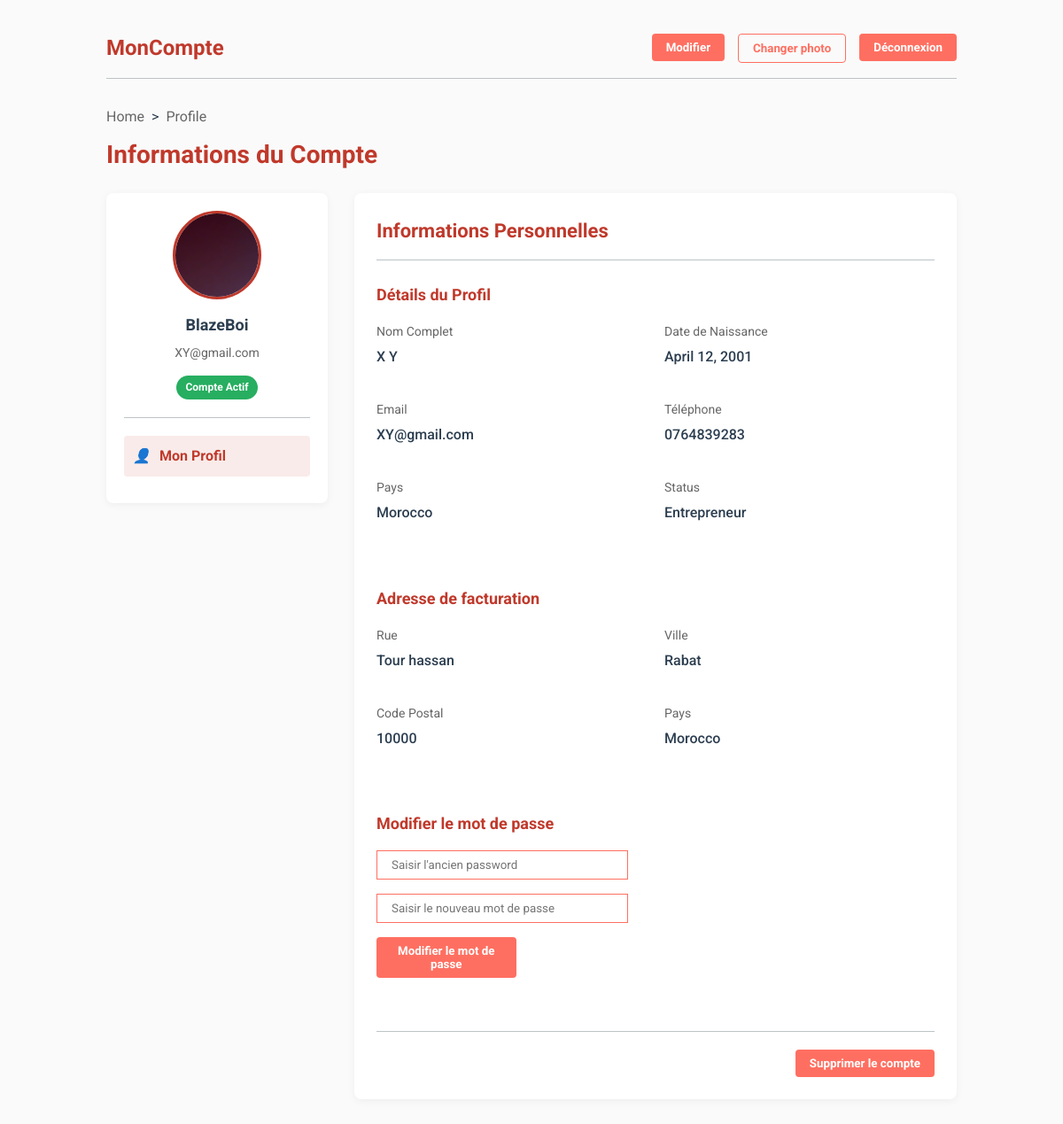
The page /app1/profilepage/BlazeBoi/ (signed in) on the database its author committed.
### app1/models.py (models this page shows)
class CustomUser(AbstractUser):
    SEX_TYPES = [
        ('Homme' , 'Homme'),
        ('Femme' , 'Femme'),
    ]
    Status_Types = [
        ('Admin','Admin'),
        ('Visiteur','Visiteur'),
        ('Étudiant' , 'Étudiant'),
        ('Entrepreneur' , 'Entrepreneur') ,
    ]
    email = models.EmailField(unique=True)
    pays = CountryField(default='MA')
    date_naissance = models.DateField(blank=True , null= True )
    ville = models.CharField(max_length=255,blank=True,null=True)
    adress = models.CharField(max_length=255,blank=True,null=True)
    code_postal = models.BigIntegerField(blank=True,null=True)
    phone_number = models.CharField(max_length=15, blank=True, null=True)
    genre = models.CharField(max_length=255,choices=SEX_TYPES,default="Homme")
    status = models.CharField(max_length=255,choices=Status_Types,default="Visiteur")
    ProfileImage = models.ImageField(upload_to="profileimage/" , default="profileimage/default.png")
    Email_Verifiyed = models.DateField(auto_now=False, auto_now_add=False,blank=True,null=True)
    activation = models.BooleanField(default=False)
    date_created = models.DateTimeField(default=timezone.now)

### app1/views.py (the view)
# urls.py: path('profilepage/<str:username>/',profile_page,name="profilepage"),
@login_required(login_url='/app1/login/')
def profile_page(request , username):
    return render(request,"private/profile.html")

### templates/private/profile.html (shortened to what this page needs)
<!DOCTYPE html>
{% load static %}
<html lang="fr">
<head>
    <link rel="stylesheet" href="{% static "css/private/profile.css" %}">
    <link rel="stylesheet" href="{% static "css/main/main.css" %}">
</head>
<body>
    <div class="container">
        <header>
            <div class="logo">MonCompte</div>
            <div class="header-actions">
                {% if not request.user.activation %}
                    <a href="{% url "editprofile" request.user.username %}"><button>Compléter l'inscription</button></a>
                {% else %}
                    <a href="{% url "editprofile" request.user.username %}"><button>Modifier</button></a>
                {% endif %}
                <a href="{% url "prendrephoto" request.user.username %}"><button class="secondary">Changer photo</button></a>
                <a href="{% url "logout" %}"><button>Déconnexion</button></a>
            </div>
        </header>
        <div class="lien">
            <a href="{% url "homepage" %}">Home</a><p>&gt;</p><a href="{% url "profilepage" request.user.username %}">Profile</a>
        </div>
        <h1 class="page-title">Informations du Compte</h1>
        <div class="account-container">
            <div class="sidebar">
                <div class="user-info">
                    <img src="{{request.user.ProfileImage.url}}" alt="Photo de profil" class="user-avatar">
                    <div class="user-name">{{request.user.username}}</div>
                    <div class="user-email">{{request.user.email}}</div>
                    <div class="status-badge" style="background-color:{% if request.user.activation %}#27AE60{% else %}#7F8C8D{% endif %}">Compte {% if request.user.activation %}Actif{% else %}Inactif{% endif %}</div>
                </div>
                <ul class="menu-list">
                    <li class="menu-item">
                        <a href="#" class="active">
                            <i>👤</i> Mon Profil
                        </a>
                    </li>
                </ul>
            </div>
            <div class="content">
                <h2 class="content-title">Informations Personnelles</h2>
                <div class="info-sections">
                    <div class="info-section">
                        <h3 class="section-title">Détails du Profil</h3>
                        <div class="info-grid">
                            <div class="info-item">
                                <div class="info-label">Nom Complet</div>
                                <div class="info-value">{{request.user.first_name}} {{request.user.last_name}}</div>
                            </div>
                            <div class="info-item">
                                <div class="info-label">Date de Naissance</div>
                                <div class="info-value">{{request.user.date_naissance}}</div>
                            </div>
                            <div class="info-item">
                                <div class="info-label">Email</div>
                                <div class="info-value">{{request.user.email}}</div>
                            </div>
                            <div class="info-item">
                                <div class="info-label">Téléphone</div>
                                <div class="info-value">{{request.user.phone_number}}</div>
                            </div>
                            <div class="info-item">
                                <div class="info-label">Pays</div>
                                <div class="info-value">{{request.user.pays.name}}</div>
                            </div>
                            <div class="info-item">
                                <div class="info-label">Status</div>
                                <div class="info-value">{{request.user.status}}</div>
                            </div>
                        </div>
                    </div>
                    <div class="info-section">
                        <h3 class="section-title">Adresse de facturation</h3>
                        <div class="info-grid">
                            <div class="info-item">
                                <div class="info-label">Rue</div>
                                <div class="info-value">{{request.user.adress}}</div>
                            </div>
                            <div class="info-item">
                                <div class="info-label">Ville</div>
                                <div class="info-value">{{request.user.ville}}</div>
                            </div>
                            <div class="info-item">
                                <div class="info-label">Code Postal</div>
                                <div class="info-value">{{request.user.code_postal}}</div>
                            </div>
                            <div class="info-item">
                                <div class="info-label">Pays</div>
                                <div class="info-value">{{request.user.pays.name}}</div>
                            </div>
                        </div>
                    </div>
                    <div class="info-section" id="password-section">
                        <h3 class="section-title">Modifier le mot de passe</h3>
                        <form method="post" class="password-change-form" action="{% url "changepassword" request.user.username %}">
                            <input type="password" name="password" id="password" placeholder="Saisir l'ancien password ">
                            <input type="password" name="password_new" id="password" placeholder="Saisir le nouveau mot de passe ">
                            <button type="submit">Modifier le mot de passe</button>
                        </form>
                    </div>
                </div>
                <div class="action-buttons">
                    <button>Supprimer le compte</button>
                </div>
            </div>
        </div>
    </div>
</body>
</html>

### app1/static/css/private/profile.css (style rules this page uses)
:root { --color-primary: #C0392B; --color-accent: #E74C3C; --color-background: #FDFEFE; --color-text: #2C3E50; --color-cta: #FF6F61; --color-secondary: #BDC3C7; --color-white: #FFFFFF; --color-border: #BDC3C7; }
html { scroll-behavior: smooth; }
* { margin: 0; padding: 0; box-sizing: border-box; font-family: 'Arial', sans-serif; }
body { background-color: var(--color-background); color: var(--color-text); line-height: 1.6; }
.container { max-width: 1000px; margin: 0 auto; padding: 20px; }
header { display: flex; justify-content: space-between; align-items: center; padding: 15px 0; border-bottom: 1px solid var(--color-border); margin-bottom: 30px; }
.logo { font-size: 24px; font-weight: bold; color: var(--color-primary); }
.header-actions { display: flex; gap: 15px; }
button { background-color: var(--color-cta); color: var(--color-white); border: none; padding: 8px 16px; border-radius: 4px; cursor: pointer; font-weight: bold; transition: background-color 0.2s; }
button.secondary { background-color: transparent; border: 1px solid var(--color-cta); color: var(--color-cta); }
.page-title { font-size: 28px; color: var(--color-primary); margin-bottom: 20px; }
.account-container { display: grid; grid-template-columns: 250px 1fr; gap: 30px; margin-bottom: 40px; }
.sidebar { background-color: var(--color-white); border-radius: 8px; box-shadow: 0 2px 10px rgba(0,0,0,0.05); padding: 20px; height: fit-content; }
.user-info { display: flex; flex-direction: column; align-items: center; padding-bottom: 20px; border-bottom: 1px solid var(--color-border); margin-bottom: 20px; }
.user-avatar { width: 100px; height: 100px; border-radius: 50%; object-fit: cover; border: 3px solid var(--color-primary); margin-bottom: 15px; }
.user-name { font-size: 18px; font-weight: bold; margin-bottom: 5px; }
.user-email { color: #666; font-size: 14px; margin-bottom: 15px; }
.status-badge { background-color: #27AE60; color: white; padding: 4px 10px; border-radius: 20px; font-size: 12px; font-weight: bold; }
.menu-list { list-style: none; }
.menu-item { margin-bottom: 10px; }
.menu-item a { display: flex; align-items: center; padding: 10px; border-radius: 4px; text-decoration: none; color: var(--color-text); transition: background-color 0.2s; }
.menu-item a.active { background-color: rgba(192, 57, 43, 0.1); color: var(--color-primary); font-weight: bold; }
.menu-item i { margin-right: 10px; color: var(--color-primary); }
.content { background-color: var(--color-white); border-radius: 8px; box-shadow: 0 2px 10px rgba(0,0,0,0.05); padding: 25px; }
.content-title { font-size: 22px; color: var(--color-primary); margin-bottom: 25px; padding-bottom: 15px; border-bottom: 1px solid var(--color-border); }
.info-sections { display: grid; grid-template-columns: 1fr; gap: 25px; }
.info-section { margin-bottom: 30px; }
.section-title { font-size: 18px; color: var(--color-primary); margin-bottom: 15px; }
.info-grid { display: grid; grid-template-columns: repeat(2, 1fr); gap: 20px; }
.info-item { margin-bottom: 15px; }
.info-label { font-size: 14px; color: #666; margin-bottom: 5px; }
.info-value { font-size: 16px; font-weight: 500; }
.action-buttons { display: flex; justify-content: flex-end; gap: 15px; margin-top: 30px; padding-top: 20px; border-top: 1px solid var(--color-border); }
.password-change-form { display: flex; flex-direction: column; gap: 1rem; }
.password-change-form input { padding: .5rem 1rem; border: 1.5px solid var(--color-cta); width: 45%; }
.password-change-form button { width: 25%; }
.lien { display: flex; gap: .5rem; margin-bottom: .5rem; }
.lien a { text-decoration: none; color: #666; }

### app1/static/css/main/main.css (style rules this page uses)
* { border: none; outline: none; box-sizing: border-box; padding: 0; margin: 0; font-family: "Roboto", sans-serif; }
body { background-color: #FAFAFA; position: relative; min-height: 100vh; }

### rows shown on the page
CustomUser: user.ProfileImage (picture), user.username "BlazeBoi", user.email "XY@gmail.com", user.first_name "X", user.last_name "Y", user.date_naissance "April 12, 2001", user.phone_number "0764839283", user.pays.name "Morocco", user.status "Entrepreneur", user.adress "Tour hassan", user.ville "Rabat", user.code_postal "10000"
